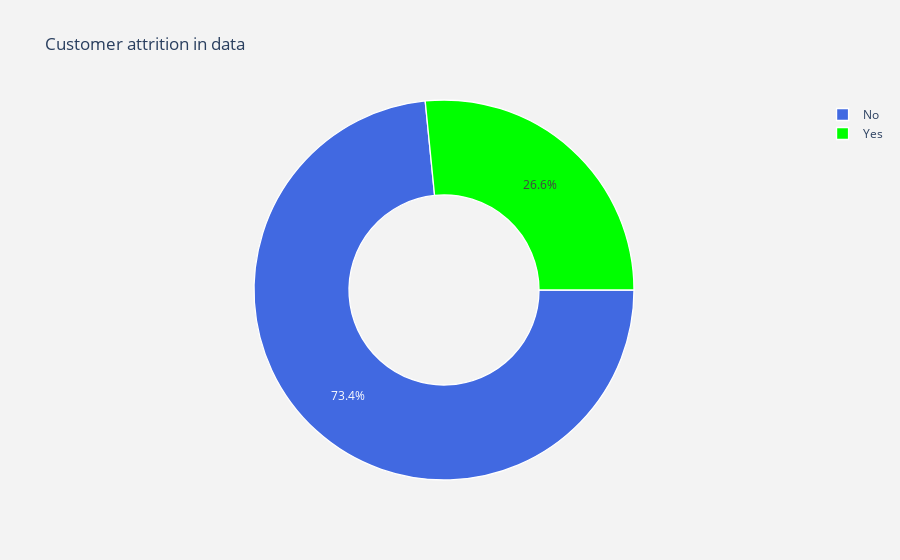

Notebook code for this chart:
### Markdown cell above
## <a id='3.1'>3.1. Customer Churn Distribution in data</a>

### Code cell
#labels
lab = df_telcom["Churn"].value_counts().keys().tolist()
#values
val = df_telcom["Churn"].value_counts().values.tolist()

trace = go.Pie(labels = lab ,
               values = val ,
               marker = dict(colors =  [ 'royalblue' ,'lime'],
                             line = dict(color = "white",
                                         width =  1.3)
                            ),
               rotation = 90,
               hoverinfo = "label+value+text",
               hole = .5
              )
layout = go.Layout(dict(title = "Customer attrition in data",
                        plot_bgcolor  = "rgb(243,243,243)",
                        paper_bgcolor = "rgb(243,243,243)",
                       )
                  )

data = [trace]
fig = go.Figure(data = data,layout = layout)
py.iplot(fig)

### Figure 1 — Plotly figure (JSON) as saved in the notebook; plotly's stock layout.template omitted (floating-point values rounded to 4 significant figures)
{"data": [{"hole": 0.5, "hoverinfo": "label+value+text", "labels": ["No", "Yes"], "marker": {"colors": ["royalblue", "lime"], "line": {"color": "white", "width": 1.3}}, "rotation": 90, "type": "pie", "values": [5163, 1869]}], "layout": {"paper_bgcolor": "rgb(243,243,243)", "plot_bgcolor": "rgb(243,243,243)", "title": {"text": "Customer attrition in data"}}}
